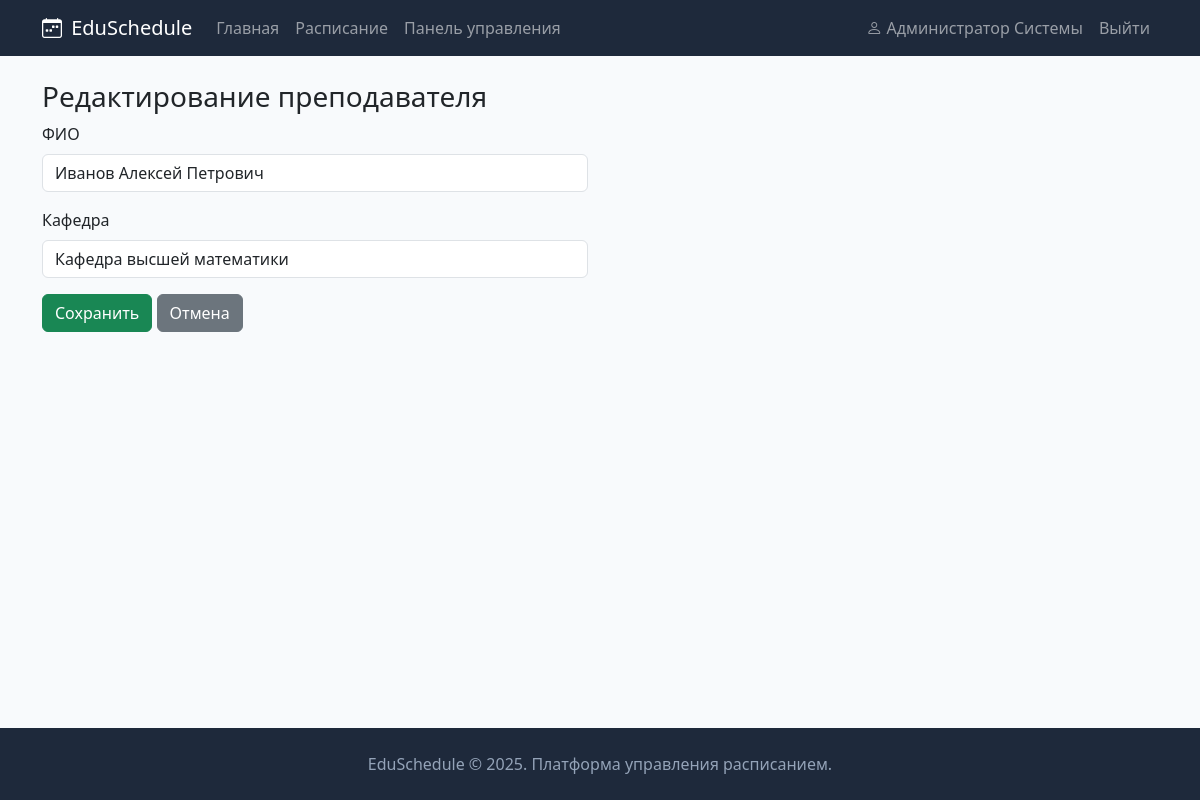
/admin/teachers/edit/1 (signed in), run on the app's committed database.
### app/models.py (models this page shows, shortened)
class User(db.Model, UserMixin):
    __tablename__ = 'users'
    id = db.Column(db.Integer, primary_key=True)
    username = db.Column(db.String(80), unique=True, nullable=False)
    password_hash = db.Column(db.String(256), nullable=False)
    full_name = db.Column(db.String(150), nullable=False)
    email = db.Column(db.String(120), unique=True, nullable=False)
    role = db.Column(db.String(20), nullable=False, default='student')
    group_id = db.Column(db.Integer, db.ForeignKey('groups.id'), nullable=True)
    created_at = db.Column(db.DateTime, default=datetime.utcnow)

class Teacher(db.Model):
    __tablename__ = 'teachers'
    id = db.Column(db.Integer, primary_key=True)
    full_name = db.Column(db.String(150), nullable=False)
    department = db.Column(db.String(200))
    lessons = db.relationship('Lesson', backref='teacher', lazy=True, cascade='all, delete-orphan')

### app/routes.py (the view)
@app.route('/admin/teachers/edit/<int:id>', methods=['GET', 'POST'])
@login_required
@admin_required
def admin_teacher_edit(id):
    t = Teacher.query.get_or_404(id)
    if request.method == 'POST':
        t.full_name = request.form['full_name']
        t.department = request.form.get('department', '')
        db.session.commit()
        flash('Преподаватель обновлён', 'success')
        return redirect(url_for('admin_teachers'))
    return render_template('admin/teacher_form.html', teacher=t)

### app/models.py (called while the page is built)
@login_manager.user_loader
def load_user(user_id):
    return User.query.get(int(user_id))

### app/routes.py (called while the page is built)
def admin_required(f):
    @wraps(f)
    def wrapper(*args, **kwargs):
        if not current_user.is_authenticated or current_user.role != 'admin':
            flash('Доступ запрещён', 'danger')
            return redirect(url_for('index'))
        return f(*args, **kwargs)
    return wrapper

@app.context_processor
def inject_globals():
    return dict(days=DAYS, time_slots=TIME_SLOTS)

### app/templates/admin/teacher_form.html (shortened to what this page needs)
{% extends "base.html" %}
{% block content %}
<h3>{% if teacher %}Редактирование преподавателя{% else %}Добавление преподавателя{% endif %}</h3>
<div class="row">
    <div class="col-md-6">
        <form method="POST">
            <div class="mb-3">
                <label for="full_name" class="form-label">ФИО</label>
                <input type="text" class="form-control" id="full_name" name="full_name"
                       value="{{ teacher.full_name if teacher else '' }}" required>
            </div>
            <div class="mb-3">
                <label for="department" class="form-label">Кафедра</label>
                <input type="text" class="form-control" id="department" name="department"
                       value="{{ teacher.department if teacher else '' }}">
            </div>
            <button type="submit" class="btn btn-success">Сохранить</button>
            <a href="{{ url_for('admin_teachers') }}" class="btn btn-secondary">Отмена</a>
        </form>
    </div>
</div>
{% endblock %}

### app/templates/base.html (shortened to what this page needs)
<!DOCTYPE html>
<html lang="ru">
<head>
    <link href="https://cdn.jsdelivr.net/npm/bootstrap@5.3.2/dist/css/bootstrap.min.css" rel="stylesheet">
    <link href="https://cdn.jsdelivr.net/npm/bootstrap-icons@1.11.1/font/bootstrap-icons.css" rel="stylesheet">
    <link href="{{ url_for('static', filename='css/style.css') }}" rel="stylesheet">
</head>
<body>
    <nav class="navbar navbar-expand-lg navbar-dark">
        <div class="container">
            <a class="navbar-brand" href="{{ url_for('index') }}">
                <i class="bi bi-calendar-week"></i> EduSchedule
            </a>
            <div class="collapse navbar-collapse" id="navbarNav">
                <ul class="navbar-nav me-auto">
                    <li class="nav-item">
                        <a class="nav-link" href="{{ url_for('index') }}">Главная</a>
                    </li>
                    <li class="nav-item">
                        <a class="nav-link" href="{{ url_for('schedule') }}">Расписание</a>
                    </li>
                    {% if current_user.is_authenticated and current_user.role == 'admin' %}
                    <li class="nav-item">
                        <a class="nav-link" href="{{ url_for('admin_dashboard') }}">Панель управления</a>
                    </li>
                    {% endif %}
                </ul>
                <ul class="navbar-nav">
                    {% if current_user.is_authenticated %}
                    <li class="nav-item">
                        <a class="nav-link" href="{{ url_for('profile') }}">
                            <i class="bi bi-person"></i> {{ current_user.full_name }}
                        </a>
                    </li>
                    <li class="nav-item">
                        <a class="nav-link" href="{{ url_for('logout') }}">Выйти</a>
                    </li>
                    {% endif %}
                </ul>
            </div>
        </div>
    </nav>
    <main class="container mt-4">
        {% block content %}{% endblock %}
    </main>
    <footer class="mt-5 py-4 text-center">
        <div class="container">
            <p class="mb-0">EduSchedule &copy; 2025. Платформа управления расписанием.</p>
        </div>
    </footer>
</body>
</html>

### app/static/css/style.css (style rules this page uses)
:root { --dark-bg: #1e293b; --dark-bg-hover: #334155; --body-bg: #f8fafc; --border-color: #e2e8f0; --text-muted-custom: #94a3b8; }
body { min-height: 100vh; display: flex; flex-direction: column; background-color: var(--body-bg); }
main { flex: 1; }
.navbar { background-color: var(--dark-bg) !important; }
.navbar-brand i { margin-right: 4px; }
footer { margin-top: auto; background-color: var(--dark-bg) !important; }
footer p { color: var(--text-muted-custom) !important; }

### data on the page
User: full_name "Администратор Системы"
Teacher: full_name "Иванов Алексей Петрович", department "Кафедра высшей математики"
